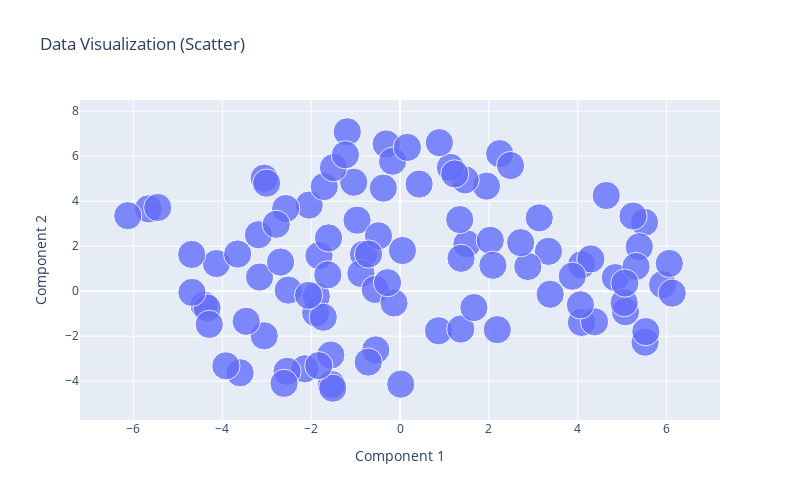
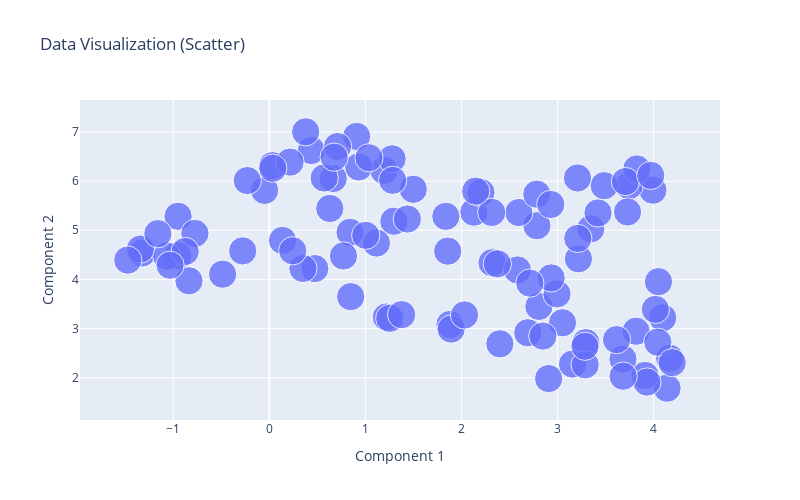

Notebook code cell kept with these figures, in order:
### Code cell
#Testing with dimensionality reduction

# t-SNE
vis_tsne = DataVisualization(data, plot_technique='scatter', dim_reduction_technique='t-SNE', n_components=2)
vis_tsne.fit()
vis_tsne.show()

# UMAP
vis_umap = DataVisualization(data, plot_technique='scatter', dim_reduction_technique='UMAP', n_components=2)
vis_umap.fit()
vis_umap.show()
